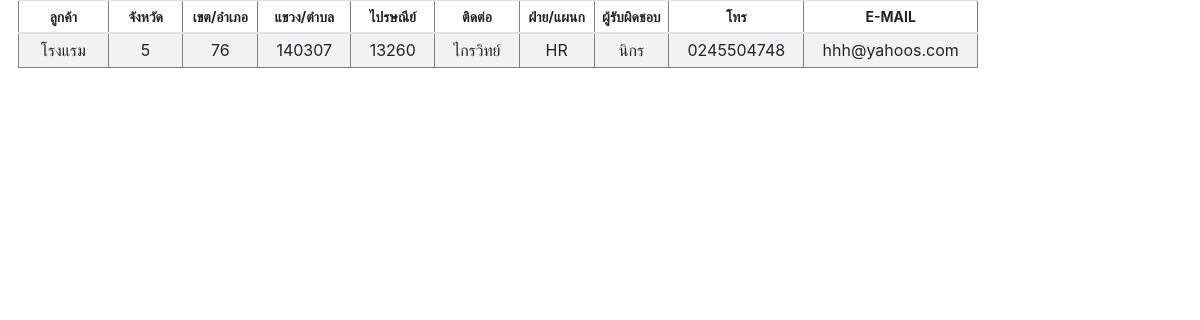
/customer/customer_show_user.php?REF_NO=2111250000, run on the app's committed database.
### tables this page shows
CREATE TABLE `customer` (
  `REF_NO` varchar(255) NOT NULL,
  `CREATE_DATE` varchar(255) NOT NULL,
  `TIME` varchar(255) NOT NULL,
  `AMOUNT` float NOT NULL,
  `PROJECT` varchar(255) NOT NULL,
  `EQUIPMENT` varchar(255) NOT NULL,
  `USER` varchar(255) NOT NULL,
  `UNIT` varchar(255) DEFAULT NULL,
  `BRANDNAME` varchar(255) NOT NULL,
  `SERIES` varchar(255) NOT NULL,
  `LOGO` varchar(255) DEFAULT NULL,
  `PROVINCE` varchar(255) NOT NULL,
  `DISTRICT` varchar(255) NOT NULL,
  `SUBDISTRICT` varchar(255) NOT NULL,
  `ZIPCODE` varchar(5) NOT NULL,
  `CONTACT` varchar(255) NOT NULL,
  `DEPARTMENT` varchar(255) NOT NULL,
  `NAME` varchar(255) NOT NULL,
  `PHONE` varchar(255) NOT NULL,
  `EMAIL` varchar(255) NOT NULL,
  `DEALER` varchar(255) NOT NULL,
  `WE` varchar(255) NOT NULL DEFAULT 'Azza',
  `SUPPLIER` varchar(255) NOT NULL
);

### customer/customer_show_user.php (the view, shortened to what this page needs)
<?php
$conn=new Databases;
$conn = $conn->__construct();
$REF_NO = $_GET['REF_NO'];
$query = "SELECT * FROM customer WHERE REF_NO=$REF_NO";
$result = mysqli_query($conn, $query);
$idx=0;
?>
<!DOCTYPE html PUBLIC "-//W3C//DTD XHTML 1.0 Transitional//EN" "http://www.w3.org/TR/xhtml1/DTD/xhtml1-transitional.dtd">
<html xmlns="http://www.w3.org/1999/xhtml">
<head>
<link rel="stylesheet" href="https://cdn.jsdelivr.net/npm/bootstrap@4.6.0/dist/css/bootstrap.min.css">
    <link href="https://unpkg.com/gijgo@1.9.13/css/gijgo.min.css" rel="stylesheet" type="text/css" />
</head>
<body>
<table border='1' style="width:80%; margin-left:1.5%" class="table table-striped table-sm">
  <thead align="center" style="font-size:14px;">
    <tr>
      <th>ลูกค้า</th>
      <th>จังหวัด</th>
      <th>เขต/อำเภอ</th>
      <th>แขวง/ตำบล</th>
      <th>ไปรษณีย์</th>
      <th>ติดต่อ</th>
      <th>ฝ่าย/แผนก</th>
      <th>ผู้รับผิดชอบ</th>
      <th>โทร</th>
      <th>E-MAIL</th>
    </tr>
  </thead>
  <tbody>
      <?php
		while($row = mysqli_fetch_array($result))
		{$idx=$idx+1;
		?>
        <td width="6%" align="center"><nobr><?php echo $row['USER'] ;?></nobr></td>
        <td width="5%" align="center"><nobr><?php echo $row['PROVINCE'] ;?></nobr></td>
        <td width="5%" align="center"><nobr><?php echo $row['DISTRICT'] ;?></nobr></td>
        <td width="5%" align="center"><nobr><?php echo $row['SUBDISTRICT'] ;?></nobr></td>
        <td width="5%" align="center"><nobr><?php echo $row['ZIPCODE'] ;?></nobr></td>
        <td width="5%" align="center"><nobr><?php echo $row['CONTACT'] ;?></nobr></td>
        <td width="5%" align="center"><nobr><?php echo $row['DEPARTMENT'] ;?></nobr></td>
        <td width="5%" align="center"><nobr><?php echo $row['NAME'] ;?></nobr></td>
        <td width="5%" align="center"><nobr><?php echo $row['PHONE'] ;?></nobr></td>
        <td width="5%" align="center"><nobr><?php echo $row['EMAIL'] ;?></nobr></td>
        <?php
		}
?>
   </tbody>
</table>
</body>
</body>
</html>

### data on the page
customer: USER "โรงแรม", PROVINCE "5", DISTRICT "76", SUBDISTRICT "140307", ZIPCODE "13260", CONTACT "ไกรวิทย์", DEPARTMENT "HR", NAME "นิกร", PHONE "0245504748", EMAIL "hhh@yahoos.com"
